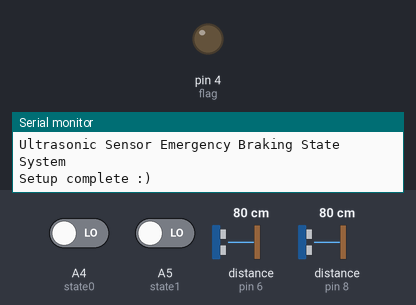
Recording of a sketch running on a simulated Arduino Uno, built with avr-gcc and run on an emulated ATmega328P. On the bench: output pins drawn as LEDs (lit = HIGH), the last lines printed to the serial monitor. The inputs (shaded band) are chosen by the test bench; at power-on: A5 (state1) LOW, distance to the obstacle (sensors on pin 6, pin 8) 80 cm, A4 (state0) LOW. The echo pulse lasts 58.3 µs per cm; pins used as bus, display or sensor lines are not drawn.

Above: at 1.8 s.
1.9 s: A5 (state1) driven HIGH
4.5 s: distance to the obstacle (sensor on pin 6) set to 34 cm
7.5 s: distance to the obstacle (sensor on pin 6) set to 28 cm
At 9.2 s:
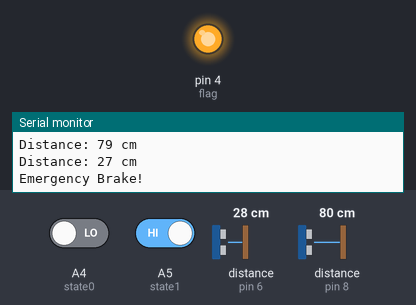
Timing chart, 0 to 10.7 s (numbered marks = the images above; inputs shaded):
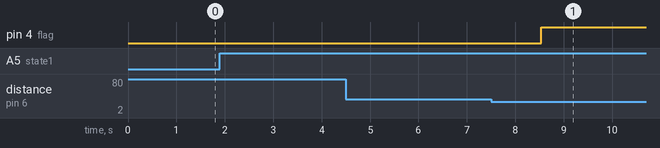

The sketch:

ebrake.ino
```cpp
// ---------------------------------------------------------------- //
// Arduino Ultrasoninc Sensor HC-SR04
// Re-writed by Arbi Abdul Jabbaar
// Using Arduino IDE 1.8.7
// Using HC-SR04 Module
// Tested on 17 September 2019
// ---------------------------------------------------------------- //

// Pin setup
#define trig0 5
#define echo0 6
#define trig1 7
#define echo1 8
#define trig2 9
#define echo2 10
#define flag  4
#define state1 A5
#define state0 A4


// Variables
long duration; // duration of sound wave travel
int distance; // distance measurement
int flagstate; // emergency brake flag
int s1;
int s0;

void setup() {
  pinMode(trig0, OUTPUT); // Sets the trigPin as an OUTPUT
  pinMode(echo0, INPUT); // Sets the echoPin as an INPUT
  pinMode(trig1, OUTPUT);
  pinMode(echo1, INPUT);
  pinMode(trig2, OUTPUT);
  pinMode(echo2, INPUT);
  pinMode(flag, OUTPUT);
  pinMode(state1, INPUT);
  pinMode(state0, INPUT);

  Serial.begin(9600);
  Serial.println("Ultrasonic Sensor Emergency Braking State System");
  Serial.println("Setup complete :)");
}


void loop() {
s1 = digitalRead(state1); // TODO: connect s1 and s0 to the output of the fob encoder
s0 = digitalRead(state0);
//Serial.print("s1: ");
//Serial.println(s1);
//Serial.print("s0: ");
//Serial.println(s0);
if (s1 == 1 && s0 == 0) {
  ultrasonic(trig0, echo0);
  delay(500);
  distancecheck(distance);
  delay(500);
  ultrasonic(trig1, echo1);
  delay(500);
  distancecheck(distance);
  delay(500);
  //ultrasonic(trig2, echo2);
  //delay(1000);
  //distancecheck(distance);
  //delay(1000);
} else {
  digitalWrite(flag, LOW);
  delay(500);
}
}

void ultrasonic(int trig, int echo) {
  // Clears the trigPin condition
  digitalWrite(trig, LOW);
  delayMicroseconds(2);
  // Sets the trigPin HIGH (ACTIVE) for 10 microseconds
  digitalWrite(trig, HIGH);
  delayMicroseconds(10);
  digitalWrite(trig, LOW);
  // Reads the echoPin, returns the sound wave travel time in microseconds
  duration = pulseIn(echo, HIGH);
  // Calculating the distance
  distance = duration * 0.034 / 2; // Speed of sound wave divided by 2 (go and back)
  // Displays the distance on the Serial Monitor
  Serial.print("Distance: ");
  Serial.print(distance);
  Serial.println(" cm");
}

void distancecheck(int distance) {
  if (distance < 30) { // change this value to make the braking more sensitive
    digitalWrite(flag, HIGH);
    Serial.println("Emergency Brake!");
    delay(10000); // gives time for obstacle to get out of the way
  }
  else {
    digitalWrite(flag, LOW);
  }
}
```

Measured:
- the behaviour switches between 31 and 30 cm on distance to the obstacle (sensor on pin 6) (found by bisection; images 0 and 1)
- after the input at 7.5 s, pin 4 (flag): LOW → HIGH after 1.0 s
